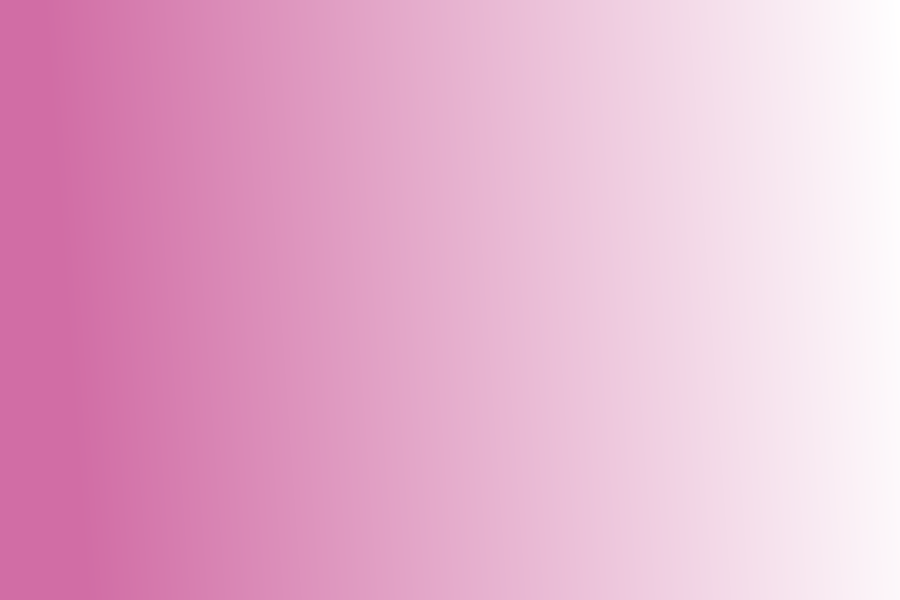
<?xml version="1.0" encoding="UTF-8"?>
<ui version="4.0">
 <class>Dialog</class>
 <widget class="QDialog" name="Dialog">
  <property name="geometry">
   <rect>
    <x>0</x>
    <y>0</y>
    <width>900</width>
    <height>600</height>
   </rect>
  </property>
  <property name="windowTitle">
   <string>Dialog</string>
  </property>
  <property name="styleSheet">
   <string notr="true">background-color: qlineargradient(spread:pad, x1:0.051, y1:0.0454545, x2:1, y2:0, stop:0 rgba(209, 109, 165, 255), stop:1 rgba(255, 255, 255, 255));</string>
  </property>
 </widget>
 <resources/>
 <connections/>
</ui>
